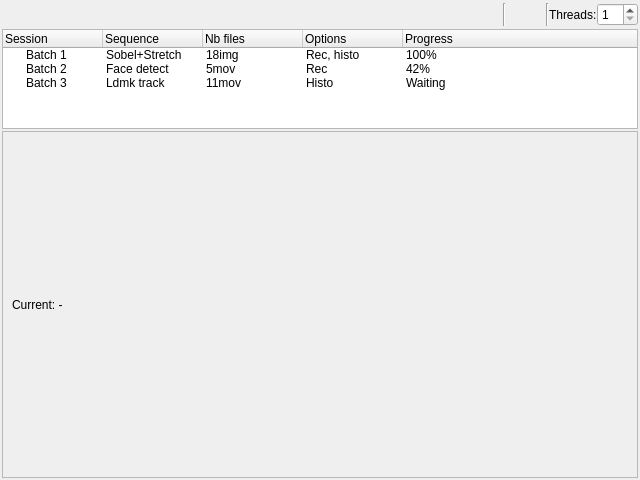
<?xml version="1.0" encoding="UTF-8"?>
<ui version="4.0">
 <class>BatchQueueWidget</class>
 <widget class="QWidget" name="BatchQueueWidget">
  <property name="geometry">
   <rect>
    <x>0</x>
    <y>0</y>
    <width>640</width>
    <height>480</height>
   </rect>
  </property>
  <property name="windowTitle">
   <string>Form</string>
  </property>
  <layout class="QVBoxLayout" name="verticalLayout">
   <property name="spacing">
    <number>2</number>
   </property>
   <property name="margin">
    <number>2</number>
   </property>
   <item>
    <widget class="QFrame" name="batchQueueFrame">
     <layout class="QVBoxLayout" name="verticalLayout_18">
      <property name="spacing">
       <number>2</number>
      </property>
      <property name="margin">
       <number>0</number>
      </property>
      <item>
       <widget class="QWidget" name="widget_toolbar" native="true">
        <layout class="QHBoxLayout" name="horizontalLayout_5">
         <property name="spacing">
          <number>0</number>
         </property>
         <property name="leftMargin">
          <number>0</number>
         </property>
         <property name="topMargin">
          <number>1</number>
         </property>
         <property name="rightMargin">
          <number>0</number>
         </property>
         <property name="bottomMargin">
          <number>1</number>
         </property>
         <item>
          <widget class="QPushButton" name="batchPlayButton">
           <property name="toolTip">
            <string>Toggle play/pause</string>
           </property>
           <property name="text">
            <string/>
           </property>
           <property name="icon">
            <iconset resource="../../main/piaf.qrc">
             <normaloff>:/images/22x22/system-run.png</normaloff>
             <normalon>:/icons/22x22/media-playback-pause.png</normalon>:/images/22x22/system-run.png</iconset>
           </property>
           <property name="checkable">
            <bool>true</bool>
           </property>
           <property name="flat">
            <bool>true</bool>
           </property>
          </widget>
         </item>
         <item>
          <spacer name="horizontalSpacer_5">
           <property name="orientation">
            <enum>Qt::Horizontal</enum>
           </property>
           <property name="sizeHint" stdset="0">
            <size>
             <width>40</width>
             <height>20</height>
            </size>
           </property>
          </spacer>
         </item>
         <item>
          <widget class="QPushButton" name="batchMoveUpButton">
           <property name="toolTip">
            <string>Move up selected batch item</string>
           </property>
           <property name="text">
            <string/>
           </property>
           <property name="icon">
            <iconset resource="../ema.qrc">
             <normaloff>:/icons/16x16/arrow-up.png</normaloff>:/icons/16x16/arrow-up.png</iconset>
           </property>
           <property name="flat">
            <bool>true</bool>
           </property>
          </widget>
         </item>
         <item>
          <widget class="QPushButton" name="batchMoveDownButton">
           <property name="toolTip">
            <string>Move down selected batch item</string>
           </property>
           <property name="text">
            <string/>
           </property>
           <property name="icon">
            <iconset resource="../ema.qrc">
             <normaloff>:/icons/16x16/arrow-down.png</normaloff>:/icons/16x16/arrow-down.png</iconset>
           </property>
           <property name="flat">
            <bool>true</bool>
           </property>
          </widget>
         </item>
         <item>
          <widget class="Line" name="line">
           <property name="orientation">
            <enum>Qt::Vertical</enum>
           </property>
          </widget>
         </item>
         <item>
          <widget class="QPushButton" name="batchDeleteButton">
           <property name="toolTip">
            <string>Delete selected batch item</string>
           </property>
           <property name="text">
            <string/>
           </property>
           <property name="icon">
            <iconset resource="../ema.qrc">
             <normaloff>:/icons/16x16/trash-empty.png</normaloff>:/icons/16x16/trash-empty.png</iconset>
           </property>
           <property name="flat">
            <bool>true</bool>
           </property>
          </widget>
         </item>
         <item>
          <widget class="Line" name="line_2">
           <property name="orientation">
            <enum>Qt::Vertical</enum>
           </property>
          </widget>
         </item>
         <item>
          <widget class="QLabel" name="label_2">
           <property name="text">
            <string>Threads:</string>
           </property>
          </widget>
         </item>
         <item>
          <widget class="QSpinBox" name="nbThreadsSpinBox">
           <property name="toolTip">
            <string>Number of processing threads: should use as max the number of cores - 1</string>
           </property>
           <property name="minimum">
            <number>1</number>
           </property>
          </widget>
         </item>
        </layout>
       </widget>
      </item>
      <item>
       <widget class="QTreeWidget" name="batchQueueTreeWidget">
        <property name="sizePolicy">
         <sizepolicy hsizetype="Expanding" vsizetype="Preferred">
          <horstretch>0</horstretch>
          <verstretch>0</verstretch>
         </sizepolicy>
        </property>
        <property name="maximumSize">
         <size>
          <width>16777215</width>
          <height>100</height>
         </size>
        </property>
        <property name="allColumnsShowFocus">
         <bool>true</bool>
        </property>
        <column>
         <property name="text">
          <string>Session</string>
         </property>
        </column>
        <column>
         <property name="text">
          <string>Sequence</string>
         </property>
        </column>
        <column>
         <property name="text">
          <string>Nb files</string>
         </property>
        </column>
        <column>
         <property name="text">
          <string>Options</string>
         </property>
        </column>
        <column>
         <property name="text">
          <string>Progress</string>
         </property>
        </column>
        <item>
         <property name="text">
          <string>Batch 1</string>
         </property>
         <property name="text">
          <string>Sobel+Stretch</string>
         </property>
         <property name="text">
          <string>18img</string>
         </property>
         <property name="text">
          <string>Rec, histo</string>
         </property>
         <property name="text">
          <string>100%</string>
         </property>
         <property name="icon">
          <iconset resource="../ema.qrc">
           <normaloff>:/icons/16x16/dialog-ok-apply.png</normaloff>:/icons/16x16/dialog-ok-apply.png</iconset>
         </property>
        </item>
        <item>
         <property name="text">
          <string>Batch 2</string>
         </property>
         <property name="text">
          <string>Face detect</string>
         </property>
         <property name="text">
          <string>5mov</string>
         </property>
         <property name="text">
          <string>Rec</string>
         </property>
         <property name="text">
          <string>42%</string>
         </property>
         <property name="icon">
          <iconset resource="../ema.qrc">
           <normaloff>:/icons/16x16/system-software-update.png</normaloff>:/icons/16x16/system-software-update.png</iconset>
         </property>
        </item>
        <item>
         <property name="text">
          <string>Batch 3</string>
         </property>
         <property name="text">
          <string>Ldmk track</string>
         </property>
         <property name="text">
          <string>11mov</string>
         </property>
         <property name="text">
          <string>Histo</string>
         </property>
         <property name="text">
          <string>Waiting</string>
         </property>
         <property name="icon">
          <iconset resource="../ema.qrc">
           <normaloff>:/icons/16x16/view-history.png</normaloff>:/icons/16x16/view-history.png</iconset>
         </property>
        </item>
       </widget>
      </item>
     </layout>
    </widget>
   </item>
   <item>
    <widget class="QScrollArea" name="batchProgressScrollArea">
     <property name="widgetResizable">
      <bool>true</bool>
     </property>
     <widget class="QWidget" name="batchProgressScrollAreaContents">
      <property name="geometry">
       <rect>
        <x>0</x>
        <y>0</y>
        <width>634</width>
        <height>334</height>
       </rect>
      </property>
      <layout class="QVBoxLayout" name="verticalLayout_2">
       <item>
        <widget class="QLabel" name="label">
         <property name="text">
          <string>Current: -</string>
         </property>
        </widget>
       </item>
      </layout>
     </widget>
    </widget>
   </item>
  </layout>
 </widget>
 <resources>
  <include location="../ema.qrc"/>
  <include location="../../main/piaf.qrc"/>
 </resources>
 <connections/>
</ui>
